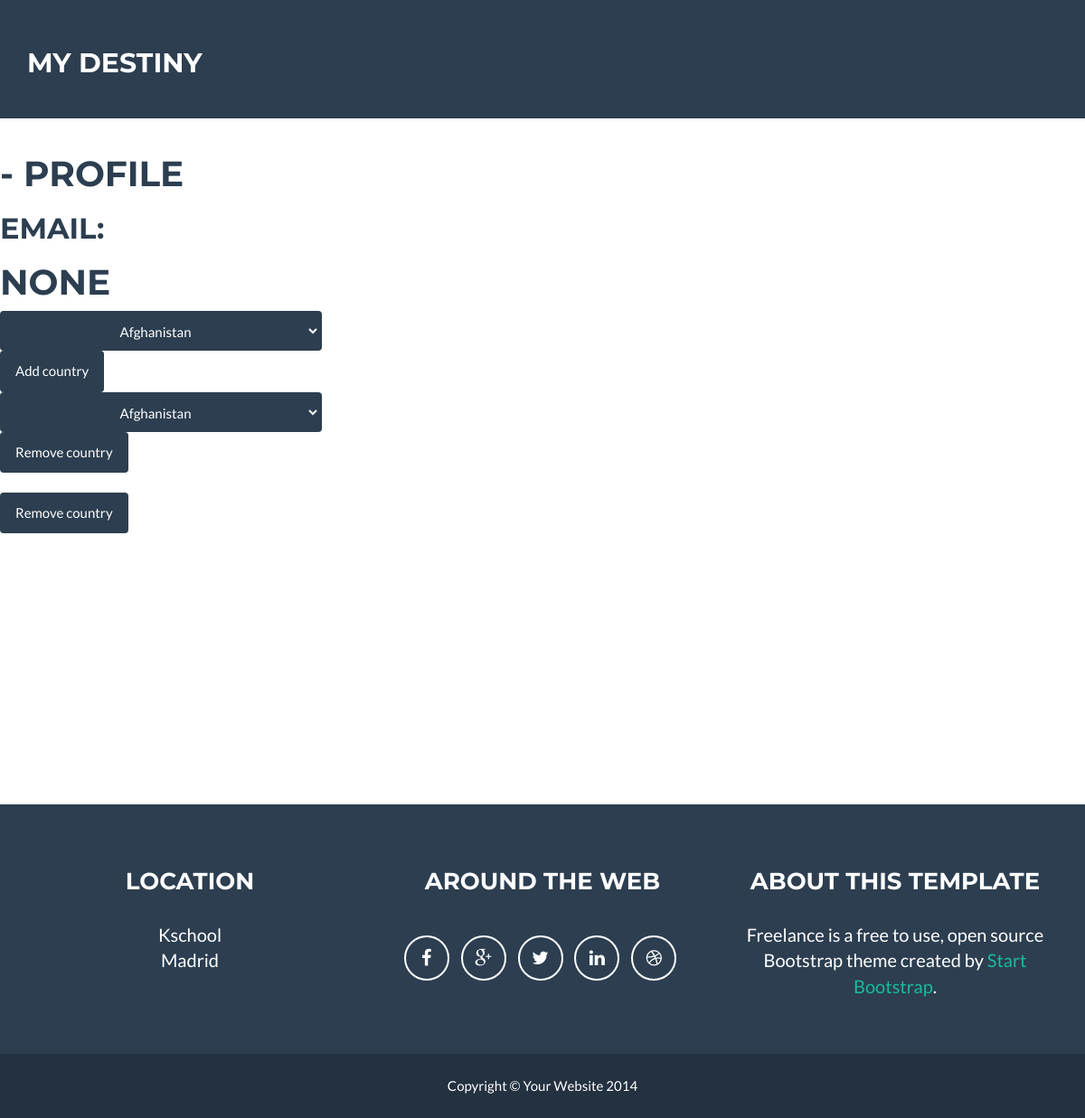
The page /profile/pepito@correo.com (signed in) on the database as committed earlier.
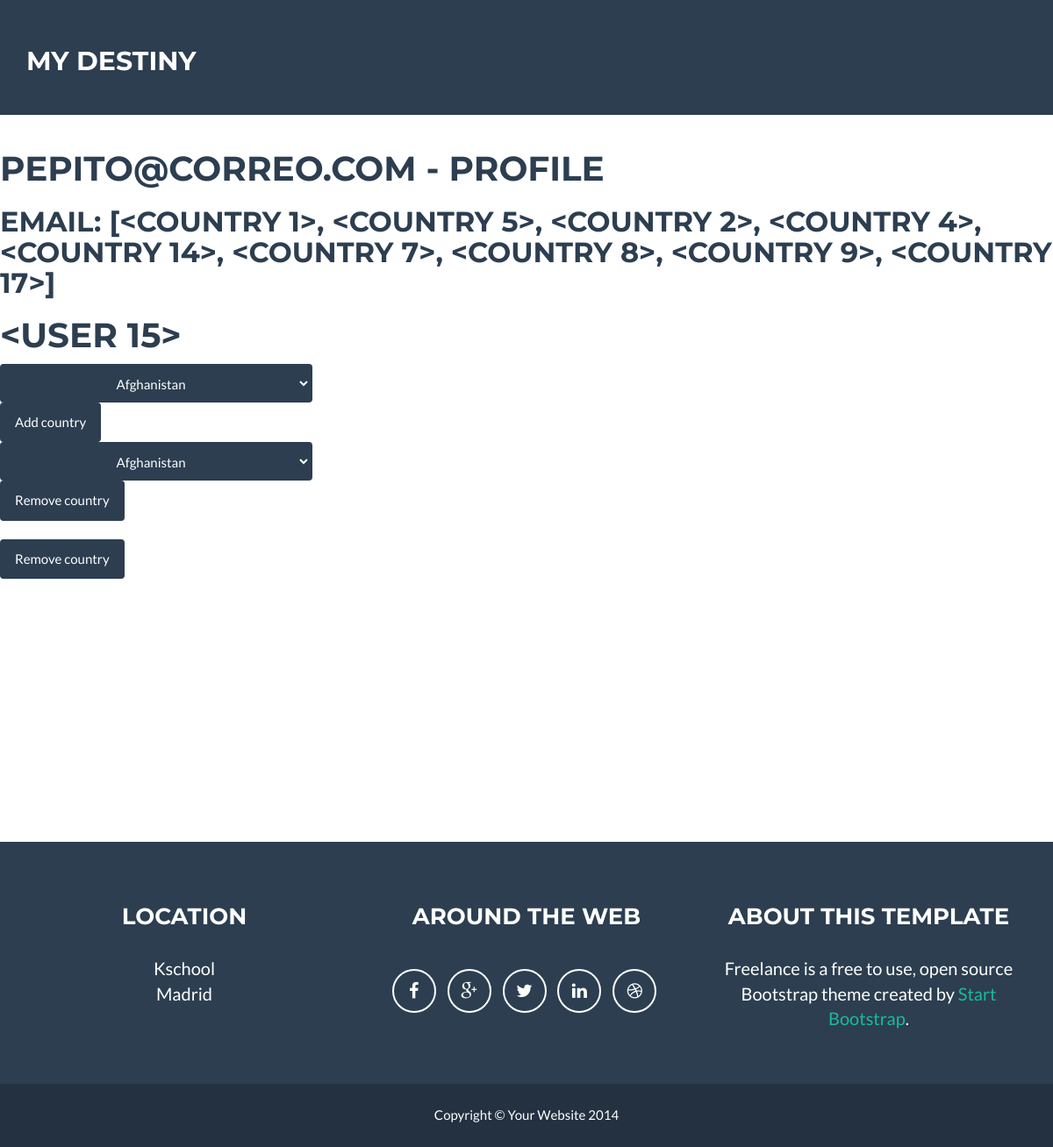
The same page on the database as committed later.
### app.py (models this page shows)
class User(db.Model, UserMixin):
    id = db.Column(db.Integer, primary_key=True)
    email = db.Column(db.String(255), unique=True)
    password = db.Column(db.String(255))
    active = db.Column(db.Boolean())
    confirmed_at = db.Column(db.DateTime())
    roles = db.relationship('Role', secondary=roles_users,
                            backref=db.backref('users', lazy='dynamic'))
    countries = db.relationship('Country', secondary=countries_users,
                                backref=db.backref('users', lazy='dynamic'))

### app.py (the view)
@app.route('/profile/<email>', methods=['GET'])
@login_required
def show_profile(email):
    user = User.query.filter_by(email=email).first()
    countries = Country.query.all()
    return render_template('profile.html', user=user, countries_list=countries)

### templates/profile.html (shortened to what this page needs)
{% extends "layouts/layout1.html" %}
{% from "security/_macros.html" import render_field_with_errors, render_field %}
{% block content %}
<br><br><br><br><br><br><br>
<h1>{{ user.email }} - Profile</h1>
<h2>Email: {{ user.countries }}</h2>
<h1>{{ user }}</h1>
<form action="{{ url_for('add_country_profile') }}" method=post class=add-entry>
    <select name="countrySelect" class="btn btn-primary">
        {% for c in countries_list %}
            <option value="{{ c.id }}">{{ c.name }}</option>
        {% endfor %}
    </select>
  <br>
  <input value="Add country" type="submit" class="btn btn-primary">
</form>
<form action="{{ url_for('remove_country_profile') }}" method=post class=add-entry>
    <select name="countrySelect" class="btn btn-primary">
        {% for c in countries_list %}
            <option value="{{ c.id }}">{{ c.name }}</option>
        {% endfor %}
    </select>
  <br>
  <input value="Remove country" type="submit" class="btn btn-primary">
</form>
<form action="{{ url_for('suggestion') }}" method=post class=add-entry>
  <br>
  <input value="Remove country" type="submit" class="btn btn-primary">
</form>
<br><br><br><br><br><br><br>
<br><br><br><br><br><br><br>
{% endblock %}

### templates/layouts/layout1.html (shortened to what this page needs)
<!DOCTYPE html>
<html lang="en">
<head>
    <link href="/static/css/bootstrap.min.css" rel="stylesheet">
    <link href="/static/css/freelancer.css" rel="stylesheet">
    <link href="/static/font-awesome/css/font-awesome.min.css" rel="stylesheet" type="text/css">
</head>
<body id="page-top" class="index">
    <nav class="navbar navbar-default navbar-fixed-top">
        <div class="container">
            <div class="navbar-header page-scroll">
                <h5 class="navbar-brand">My Destiny</h5>
            </div>
        </div>
    </nav>
    {% block content %}
    {% endblock %}
    <footer class="text-center">
        <div class="footer-above">
            <div class="container">
                <div class="row">
                    <div class="footer-col col-md-4">
                        <h3>Location</h3>
                        <p>Kschool<br>Madrid</p>
                    </div>
                    <div class="footer-col col-md-4">
                        <h3>Around the Web</h3>
                        <ul class="list-inline">
                            <li>
                                <a href="#" class="btn-social btn-outline"><i class="fa fa-fw fa-facebook"></i></a>
                            </li>
                            <li>
                                <a href="#" class="btn-social btn-outline"><i class="fa fa-fw fa-google-plus"></i></a>
                            </li>
                            <li>
                                <a href="#" class="btn-social btn-outline"><i class="fa fa-fw fa-twitter"></i></a>
                            </li>
                            <li>
                                <a href="#" class="btn-social btn-outline"><i class="fa fa-fw fa-linkedin"></i></a>
                            </li>
                            <li>
                                <a href="#" class="btn-social btn-outline"><i class="fa fa-fw fa-dribbble"></i></a>
                            </li>
                        </ul>
                    </div>
                    <div class="footer-col col-md-4">
                        <h3>About this template</h3>
                        <p>Freelance is a free to use, open source Bootstrap theme created by <a href="http://startbootstrap.com">Start Bootstrap</a>.</p>
                    </div>
                </div>
            </div>
        </div>
        <div class="footer-below">
            <div class="container">
                <div class="row">
                    <div class="col-lg-12">
                        Copyright &copy; Your Website 2014
                    </div>
                </div>
            </div>
        </div>
    </footer>
</body>
</html>

### static/css/freelancer.css (style rules this page uses)
body { overflow-x: hidden; }
p { font-size: 20px; }
a, a:hover, a:focus, a:active, a.active { outline: 0; color: #18bc9c; }
h1, h2, h3, h4, h5, h6 { text-transform: uppercase; font-family: Montserrat,"Helvetica Neue",Helvetica,Arial,sans-serif; font-weight: 700; }
@media (min-width:768px) { .navbar-fixed-top { padding: 25px 0; -webkit-transition: padding .3s; -moz-transition: padding .3s; transition: padding .3s; } }
@media (min-width:768px) { .navbar-fixed-top .navbar-brand { font-size: 2em; -webkit-transition: all .3s; -moz-transition: all .3s; transition: all .3s; } }
.navbar { text-transform: uppercase; font-family: Montserrat,"Helvetica Neue",Helvetica,Arial,sans-serif; font-weight: 700; }
.navbar-default, .navbar-inverse { border: 0; }
.btn-outline { margin-top: 15px; border: solid 2px #fff; font-size: 20px; color: #fff; background: 0 0; transition: all .3s ease-in-out; }
footer { color: #fff; }
footer h3 { margin-bottom: 30px; }
footer .footer-above { padding-top: 50px; background-color: #2c3e50; }
footer .footer-col { margin-bottom: 50px; }
footer .footer-below { padding: 25px 0; background-color: #233140; }
.btn-social { display: inline-block; width: 50px; height: 50px; border: 2px solid #fff; border-radius: 100%; text-align: center; font-size: 20px; line-height: 45px; }

Rows that differ between the two databases and show on the page:
added User: email "PEPITO@CORREO.COM"
Other text that changed with them:
{{ user.countries }}: (not shown) → "[<COUNTRY 1>, <COUNTRY 5>, <COUNTRY 2>, <COUNTRY 4>, <COUNTRY 14>, <COUNTRY 7>, <COUNTRY 8>, <COUNTRY 9>, <COUNTRY 17>]"
{{ user }}: "NONE" → "<USER 15>"
